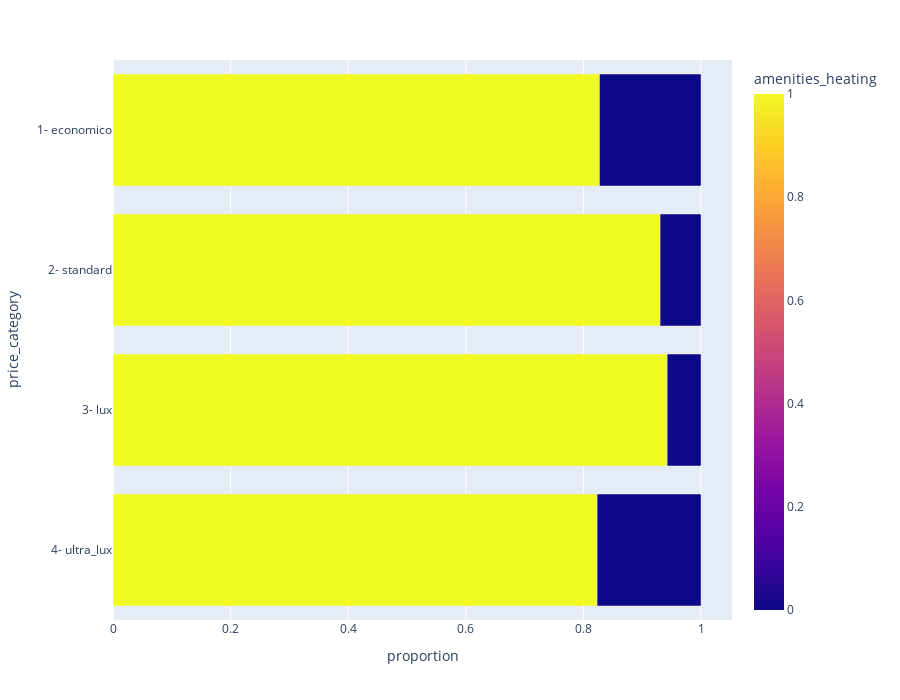

Here is the notebook cell this chart was saved with:
### Code cell
# Relación entre Heating y price category
px.bar(
    data_frame= airbnb_heating.sort_values(by = 'price_category', ascending= False),
    x = 'proportion',
    y = 'price_category',
    color = 'amenities_heating',
    category_orders= {
        'amenities_air_heating': [1, 0]
    },
    height= 700,
    # barmode= 'group'
)

### Figure 1 — Plotly figure (JSON) as saved in the notebook; plotly's stock layout.template omitted (floating-point values rounded to 4 significant figures)
{"data": [{"hovertemplate": "proportion=%{x}<br>price_category=%{y}<br>amenities_heating=%{marker.color}<extra></extra>", "legendgroup": "", "marker": {"color": [1, 0, 1, 0, 1, 0, 1, 0], "coloraxis": "coloraxis", "pattern": {"shape": ""}}, "name": "", "orientation": "h", "showlegend": false, "textposition": "auto", "type": "bar", "x": [0.8232, 0.1768, 0.9423, 0.05766, 0.9303, 0.06969, 0.8272, 0.1728], "xaxis": "x", "y": ["4- ultra_lux", "4- ultra_lux", "3- lux", "3- lux", "2- standard", "2- standard", "1- economico", "1- economico"], "yaxis": "y"}], "layout": {"barmode": "relative", "coloraxis": {"colorbar": {"title": {"text": "amenities_heating"}}, "colorscale": [[0, "#0d0887"], [0.1111, "#46039f"], [0.2222, "#7201a8"], [0.3333, "#9c179e"], [0.4444, "#bd3786"], [0.5556, "#d8576b"], [0.6667, "#ed7953"], [0.7778, "#fb9f3a"], [0.8889, "#fdca26"], [1, "#f0f921"]]}, "height": 700, "legend": {"tracegroupgap": 0}, "margin": {"t": 60}, "xaxis": {"anchor": "y", "domain": [0, 1], "title": {"text": "proportion"}}, "yaxis": {"anchor": "x", "domain": [0, 1], "title": {"text": "price_category"}}}}
